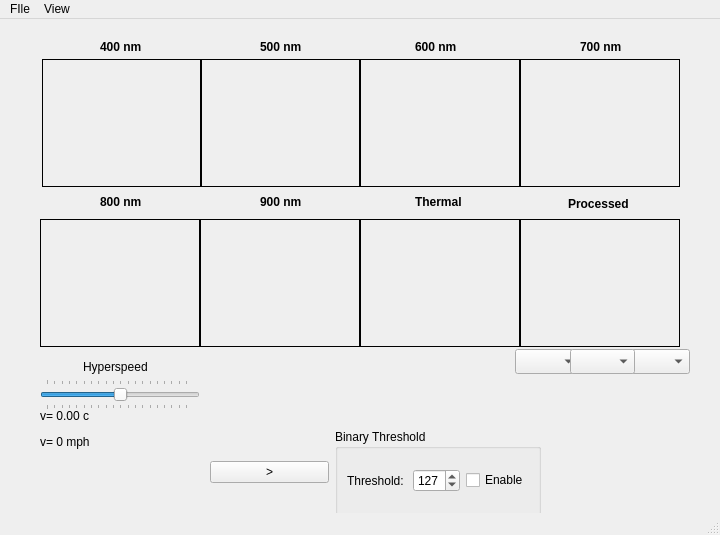
<?xml version="1.0" encoding="UTF-8"?>
<ui version="4.0">
 <class>MainWindow</class>
 <widget class="QMainWindow" name="MainWindow">
  <property name="geometry">
   <rect>
    <x>0</x>
    <y>0</y>
    <width>720</width>
    <height>535</height>
   </rect>
  </property>
  <property name="maximumSize">
   <size>
    <width>2800</width>
    <height>1700</height>
   </size>
  </property>
  <property name="windowTitle">
   <string>Multispectral</string>
  </property>
  <widget class="QWidget" name="centralwidget">
   <property name="maximumSize">
    <size>
     <width>2700</width>
     <height>1600</height>
    </size>
   </property>
   <widget class="QLabel" name="label_8">
    <property name="geometry">
     <rect>
      <x>415</x>
      <y>175</y>
      <width>59</width>
      <height>16</height>
     </rect>
    </property>
    <property name="font">
     <font>
      <family>Arial</family>
      <weight>75</weight>
      <bold>true</bold>
     </font>
    </property>
    <property name="text">
     <string>Thermal</string>
    </property>
   </widget>
   <widget class="QComboBox" name="bchan">
    <property name="geometry">
     <rect>
      <x>515</x>
      <y>330</y>
      <width>65</width>
      <height>25</height>
     </rect>
    </property>
    <property name="editable">
     <bool>false</bool>
    </property>
    <property name="currentText">
     <string/>
    </property>
    <property name="currentIndex">
     <number>-1</number>
    </property>
    <property name="maxVisibleItems">
     <number>7</number>
    </property>
    <property name="duplicatesEnabled">
     <bool>true</bool>
    </property>
    <property name="frame">
     <bool>true</bool>
    </property>
   </widget>
   <widget class="QWidget" name="layoutWidget">
    <property name="geometry">
     <rect>
      <x>210</x>
      <y>410</y>
      <width>331</width>
      <height>87</height>
     </rect>
    </property>
    <layout class="QHBoxLayout" name="horizontalLayout_2">
     <item>
      <widget class="QPushButton" name="pushButtonPlay">
       <property name="text">
        <string>&gt;</string>
       </property>
      </widget>
     </item>
     <item>
      <widget class="QGroupBox" name="groupBox">
       <property name="title">
        <string>Binary Threshold</string>
       </property>
       <layout class="QGridLayout" name="gridLayout">
        <item row="0" column="0">
         <layout class="QHBoxLayout" name="horizontalLayout">
          <item>
           <widget class="QLabel" name="label_2">
            <property name="text">
             <string>Threshold: </string>
            </property>
           </widget>
          </item>
          <item>
           <widget class="QSpinBox" name="spinBoxBinaryThreshold">
            <property name="maximum">
             <number>255</number>
            </property>
            <property name="value">
             <number>127</number>
            </property>
           </widget>
          </item>
          <item>
           <widget class="QCheckBox" name="checkBoxEnableBinaryThreshold">
            <property name="text">
             <string>Enable</string>
            </property>
           </widget>
          </item>
         </layout>
        </item>
       </layout>
      </widget>
     </item>
    </layout>
   </widget>
   <widget class="QLabel" name="frame8">
    <property name="enabled">
     <bool>true</bool>
    </property>
    <property name="geometry">
     <rect>
      <x>520</x>
      <y>200</y>
      <width>160</width>
      <height>128</height>
     </rect>
    </property>
    <property name="sizePolicy">
     <sizepolicy hsizetype="Expanding" vsizetype="Expanding">
      <horstretch>0</horstretch>
      <verstretch>0</verstretch>
     </sizepolicy>
    </property>
    <property name="maximumSize">
     <size>
      <width>640</width>
      <height>512</height>
     </size>
    </property>
    <property name="styleSheet">
     <string notr="true">border: 1px solid;</string>
    </property>
    <property name="text">
     <string/>
    </property>
   </widget>
   <widget class="QLabel" name="frame7">
    <property name="enabled">
     <bool>true</bool>
    </property>
    <property name="geometry">
     <rect>
      <x>360</x>
      <y>200</y>
      <width>160</width>
      <height>128</height>
     </rect>
    </property>
    <property name="sizePolicy">
     <sizepolicy hsizetype="Expanding" vsizetype="Expanding">
      <horstretch>0</horstretch>
      <verstretch>0</verstretch>
     </sizepolicy>
    </property>
    <property name="maximumSize">
     <size>
      <width>640</width>
      <height>512</height>
     </size>
    </property>
    <property name="styleSheet">
     <string notr="true">border: 1px solid;</string>
    </property>
    <property name="text">
     <string/>
    </property>
   </widget>
   <widget class="QLabel" name="label_7">
    <property name="geometry">
     <rect>
      <x>568</x>
      <y>175</y>
      <width>71</width>
      <height>20</height>
     </rect>
    </property>
    <property name="font">
     <font>
      <family>Arial</family>
      <weight>75</weight>
      <bold>true</bold>
     </font>
    </property>
    <property name="text">
     <string>Processed</string>
    </property>
   </widget>
   <widget class="QLabel" name="frame4">
    <property name="geometry">
     <rect>
      <x>520</x>
      <y>40</y>
      <width>160</width>
      <height>128</height>
     </rect>
    </property>
    <property name="sizePolicy">
     <sizepolicy hsizetype="Expanding" vsizetype="Expanding">
      <horstretch>0</horstretch>
      <verstretch>0</verstretch>
     </sizepolicy>
    </property>
    <property name="minimumSize">
     <size>
      <width>0</width>
      <height>0</height>
     </size>
    </property>
    <property name="maximumSize">
     <size>
      <width>640</width>
      <height>512</height>
     </size>
    </property>
    <property name="styleSheet">
     <string notr="true">border: 1px solid;</string>
    </property>
    <property name="text">
     <string/>
    </property>
   </widget>
   <widget class="QComboBox" name="rchan">
    <property name="geometry">
     <rect>
      <x>625</x>
      <y>330</y>
      <width>65</width>
      <height>25</height>
     </rect>
    </property>
    <property name="currentText">
     <string/>
    </property>
    <property name="maxVisibleItems">
     <number>7</number>
    </property>
    <property name="duplicatesEnabled">
     <bool>true</bool>
    </property>
   </widget>
   <widget class="QLabel" name="frame2">
    <property name="enabled">
     <bool>true</bool>
    </property>
    <property name="geometry">
     <rect>
      <x>200</x>
      <y>40</y>
      <width>160</width>
      <height>128</height>
     </rect>
    </property>
    <property name="sizePolicy">
     <sizepolicy hsizetype="Expanding" vsizetype="Expanding">
      <horstretch>0</horstretch>
      <verstretch>0</verstretch>
     </sizepolicy>
    </property>
    <property name="maximumSize">
     <size>
      <width>640</width>
      <height>512</height>
     </size>
    </property>
    <property name="styleSheet">
     <string notr="true">border: 1px solid;</string>
    </property>
    <property name="text">
     <string/>
    </property>
   </widget>
   <widget class="QLabel" name="label_3">
    <property name="geometry">
     <rect>
      <x>260</x>
      <y>20</y>
      <width>59</width>
      <height>16</height>
     </rect>
    </property>
    <property name="font">
     <font>
      <family>Arial</family>
      <weight>75</weight>
      <bold>true</bold>
     </font>
    </property>
    <property name="text">
     <string>500 nm</string>
    </property>
   </widget>
   <widget class="QSlider" name="zslider">
    <property name="geometry">
     <rect>
      <x>40</x>
      <y>360</y>
      <width>160</width>
      <height>31</height>
     </rect>
    </property>
    <property name="minimum">
     <number>-99</number>
    </property>
    <property name="maximum">
     <number>99</number>
    </property>
    <property name="orientation">
     <enum>Qt::Horizontal</enum>
    </property>
    <property name="invertedAppearance">
     <bool>false</bool>
    </property>
    <property name="invertedControls">
     <bool>false</bool>
    </property>
    <property name="tickPosition">
     <enum>QSlider::TicksBothSides</enum>
    </property>
   </widget>
   <widget class="QLabel" name="label_6">
    <property name="geometry">
     <rect>
      <x>580</x>
      <y>20</y>
      <width>59</width>
      <height>16</height>
     </rect>
    </property>
    <property name="font">
     <font>
      <family>Arial</family>
      <weight>75</weight>
      <bold>true</bold>
     </font>
    </property>
    <property name="text">
     <string>700 nm</string>
    </property>
   </widget>
   <widget class="QLabel" name="label">
    <property name="geometry">
     <rect>
      <x>83</x>
      <y>340</y>
      <width>81</width>
      <height>16</height>
     </rect>
    </property>
    <property name="text">
     <string>Hyperspeed</string>
    </property>
   </widget>
   <widget class="QLabel" name="frame3">
    <property name="enabled">
     <bool>true</bool>
    </property>
    <property name="geometry">
     <rect>
      <x>360</x>
      <y>40</y>
      <width>160</width>
      <height>128</height>
     </rect>
    </property>
    <property name="sizePolicy">
     <sizepolicy hsizetype="Expanding" vsizetype="Expanding">
      <horstretch>0</horstretch>
      <verstretch>0</verstretch>
     </sizepolicy>
    </property>
    <property name="maximumSize">
     <size>
      <width>640</width>
      <height>512</height>
     </size>
    </property>
    <property name="styleSheet">
     <string notr="true">border: 1px solid;</string>
    </property>
    <property name="text">
     <string/>
    </property>
   </widget>
   <widget class="QLabel" name="frame1">
    <property name="enabled">
     <bool>true</bool>
    </property>
    <property name="geometry">
     <rect>
      <x>42</x>
      <y>40</y>
      <width>160</width>
      <height>128</height>
     </rect>
    </property>
    <property name="sizePolicy">
     <sizepolicy hsizetype="Expanding" vsizetype="Expanding">
      <horstretch>0</horstretch>
      <verstretch>0</verstretch>
     </sizepolicy>
    </property>
    <property name="maximumSize">
     <size>
      <width>640</width>
      <height>512</height>
     </size>
    </property>
    <property name="styleSheet">
     <string notr="true">border: 1px solid;</string>
    </property>
    <property name="text">
     <string/>
    </property>
   </widget>
   <widget class="QLabel" name="frame5">
    <property name="enabled">
     <bool>true</bool>
    </property>
    <property name="geometry">
     <rect>
      <x>40</x>
      <y>200</y>
      <width>160</width>
      <height>128</height>
     </rect>
    </property>
    <property name="sizePolicy">
     <sizepolicy hsizetype="Expanding" vsizetype="Expanding">
      <horstretch>0</horstretch>
      <verstretch>0</verstretch>
     </sizepolicy>
    </property>
    <property name="baseSize">
     <size>
      <width>640</width>
      <height>512</height>
     </size>
    </property>
    <property name="whatsThis">
     <string extracomment="800 nm radiation"/>
    </property>
    <property name="styleSheet">
     <string notr="true">border: 1px solid;</string>
    </property>
    <property name="text">
     <string/>
    </property>
   </widget>
   <widget class="QLabel" name="label_10">
    <property name="geometry">
     <rect>
      <x>100</x>
      <y>175</y>
      <width>59</width>
      <height>16</height>
     </rect>
    </property>
    <property name="font">
     <font>
      <family>Arial</family>
      <weight>75</weight>
      <bold>true</bold>
     </font>
    </property>
    <property name="text">
     <string>800 nm</string>
    </property>
   </widget>
   <widget class="QLabel" name="label_5">
    <property name="geometry">
     <rect>
      <x>415</x>
      <y>20</y>
      <width>59</width>
      <height>16</height>
     </rect>
    </property>
    <property name="font">
     <font>
      <family>Arial</family>
      <weight>75</weight>
      <bold>true</bold>
     </font>
    </property>
    <property name="text">
     <string>600 nm</string>
    </property>
   </widget>
   <widget class="QComboBox" name="gchan">
    <property name="geometry">
     <rect>
      <x>570</x>
      <y>330</y>
      <width>65</width>
      <height>25</height>
     </rect>
    </property>
    <property name="editable">
     <bool>false</bool>
    </property>
    <property name="currentText">
     <string/>
    </property>
    <property name="maxVisibleItems">
     <number>7</number>
    </property>
    <property name="duplicatesEnabled">
     <bool>true</bool>
    </property>
   </widget>
   <widget class="QLabel" name="label_9">
    <property name="geometry">
     <rect>
      <x>260</x>
      <y>175</y>
      <width>59</width>
      <height>16</height>
     </rect>
    </property>
    <property name="font">
     <font>
      <family>Arial</family>
      <weight>75</weight>
      <bold>true</bold>
     </font>
    </property>
    <property name="text">
     <string>900 nm</string>
    </property>
   </widget>
   <widget class="QLabel" name="frame6">
    <property name="enabled">
     <bool>true</bool>
    </property>
    <property name="geometry">
     <rect>
      <x>200</x>
      <y>200</y>
      <width>160</width>
      <height>128</height>
     </rect>
    </property>
    <property name="sizePolicy">
     <sizepolicy hsizetype="Expanding" vsizetype="Expanding">
      <horstretch>0</horstretch>
      <verstretch>0</verstretch>
     </sizepolicy>
    </property>
    <property name="maximumSize">
     <size>
      <width>640</width>
      <height>512</height>
     </size>
    </property>
    <property name="styleSheet">
     <string notr="true">border: 1px solid;</string>
    </property>
    <property name="text">
     <string/>
    </property>
   </widget>
   <widget class="QLabel" name="vtext">
    <property name="geometry">
     <rect>
      <x>40</x>
      <y>390</y>
      <width>161</width>
      <height>41</height>
     </rect>
    </property>
    <property name="text">
     <string>&lt;html&gt;&lt;head/&gt;&lt;body&gt;&lt;p&gt;v= 0.00 c&lt;/p&gt;&lt;p&gt;v= 0 mph&lt;/p&gt;&lt;/body&gt;&lt;/html&gt;</string>
    </property>
   </widget>
   <widget class="QLabel" name="label_4">
    <property name="geometry">
     <rect>
      <x>100</x>
      <y>20</y>
      <width>59</width>
      <height>16</height>
     </rect>
    </property>
    <property name="font">
     <font>
      <family>Arial</family>
      <weight>75</weight>
      <bold>true</bold>
     </font>
    </property>
    <property name="text">
     <string>400 nm</string>
    </property>
   </widget>
  </widget>
  <widget class="QMenuBar" name="menubar">
   <property name="geometry">
    <rect>
     <x>0</x>
     <y>0</y>
     <width>720</width>
     <height>22</height>
    </rect>
   </property>
   <property name="nativeMenuBar">
    <bool>false</bool>
   </property>
   <widget class="QMenu" name="menuFIle">
    <property name="title">
     <string>FIle</string>
    </property>
    <addaction name="actionQuit"/>
    <addaction name="actionChange_Camera_IP"/>
   </widget>
   <widget class="QMenu" name="menuView">
    <property name="title">
     <string>View</string>
    </property>
    <addaction name="actionFull_Screen"/>
    <addaction name="actionExit_Full_Screen"/>
   </widget>
   <addaction name="menuFIle"/>
   <addaction name="menuView"/>
  </widget>
  <widget class="QStatusBar" name="statusbar"/>
  <action name="actionFull_Screen">
   <property name="text">
    <string>Full Screen</string>
   </property>
   <property name="shortcut">
    <string>Ctrl+F</string>
   </property>
  </action>
  <action name="actionQuit">
   <property name="text">
    <string>Quit</string>
   </property>
   <property name="shortcut">
    <string>Ctrl+Q</string>
   </property>
  </action>
  <action name="actionExit_Full_Screen">
   <property name="text">
    <string>Exit Full Screen</string>
   </property>
   <property name="shortcut">
    <string>Ctrl+X</string>
   </property>
  </action>
  <action name="actionChange_Camera_IP">
   <property name="text">
    <string>Change Camera IP</string>
   </property>
  </action>
 </widget>
 <resources/>
 <connections/>
</ui>
